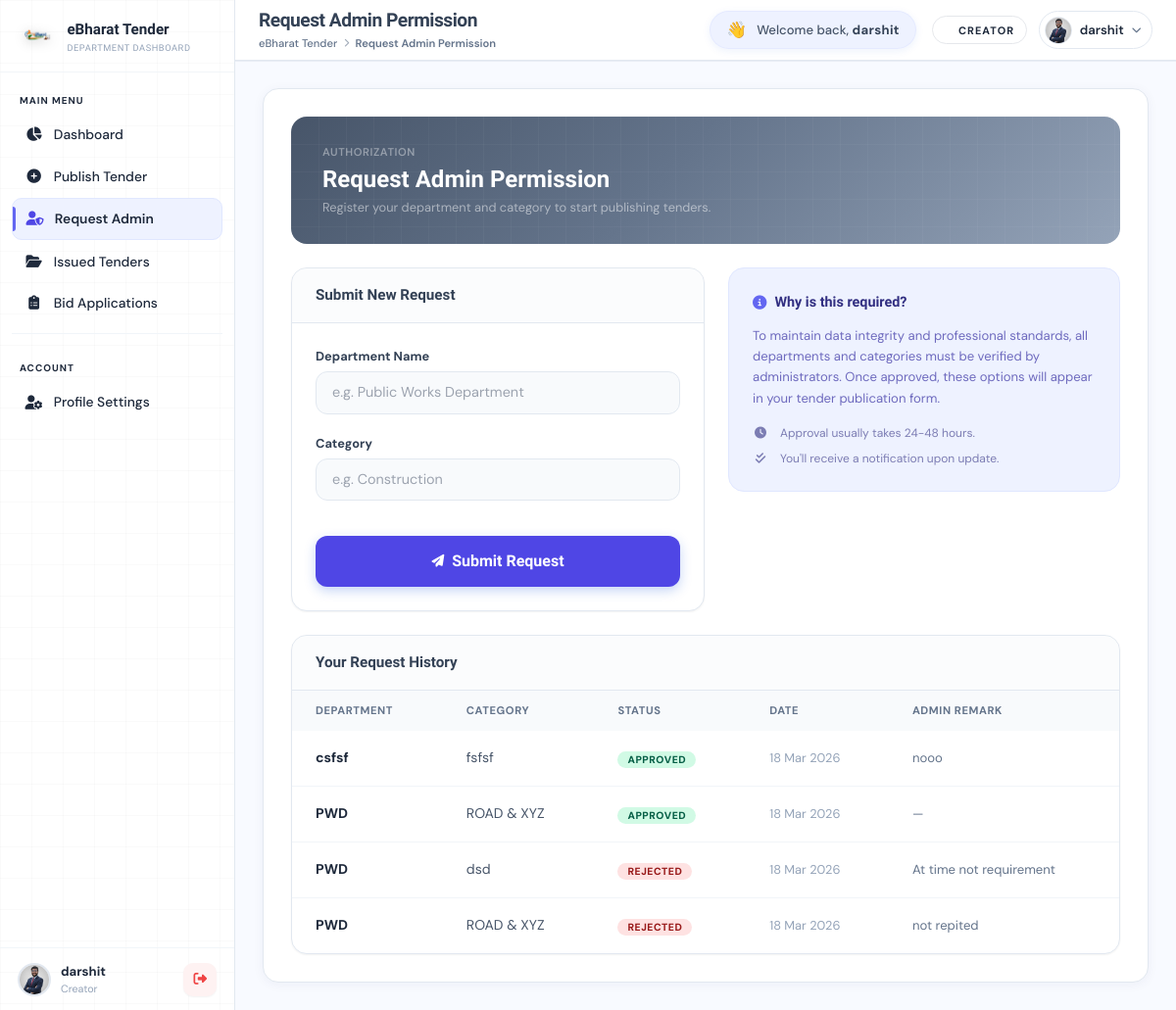
/tenders/request_admin/ (signed in), run on an earlier commit of the app's database.
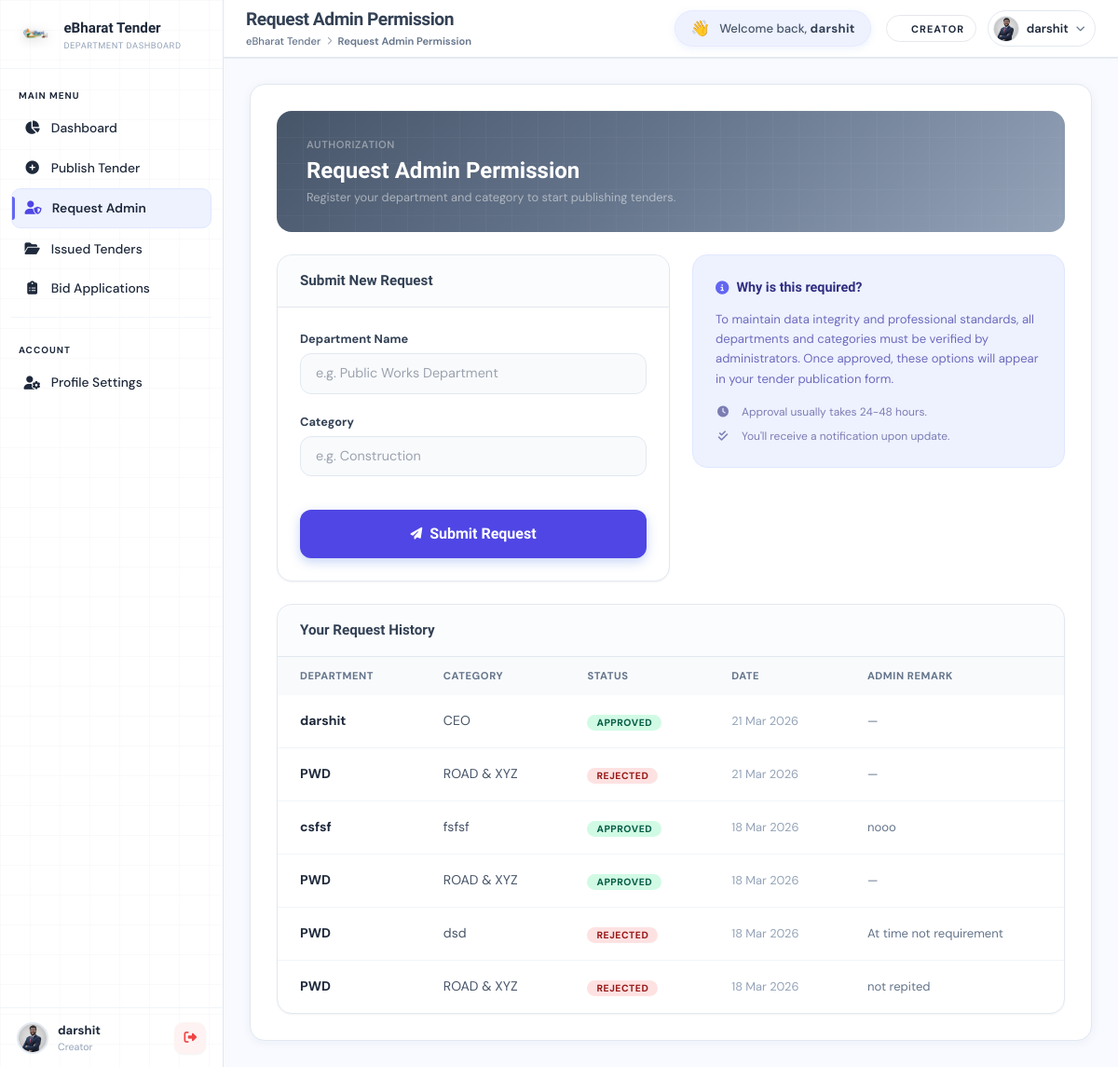
And on a later commit of the database.
### accounts/models.py (models this page shows, shortened)
class AdminRequest(models.Model):
    STATUS_CHOICES = (
        ('pending', 'Pending'),
        ('approved', 'Approved'),
        ('rejected', 'Rejected'),
    )
    user = models.ForeignKey(User, on_delete=models.CASCADE)
    department_name = models.CharField(max_length=100)
    category_name = models.CharField(max_length=100)
    status = models.CharField(max_length=20, choices=STATUS_CHOICES, default='pending')
    admin_remark = models.TextField(blank=True, null=True)
    created_at = models.DateTimeField(auto_now_add=True)

### tenders/views.py (the view, shortened to what this page needs)
# urls.py: path("request_admin/", views.request_admin, name="request_admin"),
@login_required
def request_admin(request):
    requests = AdminRequest.objects.filter(user=request.user).order_by("-created_at")
    return render(request, 'admin_request.html', {
        'page_title': 'Request Admin Permission',
        'requests': requests
    })

### accounts/context_processors.py (called while the page is built)
def notifications(request):
    if request.user.is_authenticated:
        user_notifications = Notification.objects.filter(user=request.user).order_by('-created_at')
        unread_count = user_notifications.filter(is_read=False).count()
        return {
            'notifications': user_notifications,
            'unread_count': unread_count,
        }
    return {
        'notifications': [],
        'unread_count': 0,
    }

### tenders/templates/admin_request.html (shortened to what the changed rows need)
{% extends 'base1.html' %}
{% block content %}
<div class="p-4 sm:p-7 flex flex-col gap-6">
  <div class="ar-header relative rounded-2xl overflow-hidden px-8 py-7"
       style="background: linear-gradient(135deg, #475569 0%, #64748b 45%, #94a3b8 100%);">
    <div class="relative z-[1]">
      <h1 class="font-sora text-[1.5rem] font-extrabold text-white leading-tight">Request Admin Permission</h1>
    </div>
  </div>
  <div class="bg-white border border-slate-200 rounded-2xl overflow-hidden shadow-sm">
    <div class="overflow-x-auto">
      <table class="w-full text-left border-collapse">
        <thead class="bg-slate-50">
          <tr>
            <th class="px-6 py-3 text-[0.7rem] font-bold uppercase tracking-wider text-slate-500">Department</th>
            <th class="px-6 py-3 text-[0.7rem] font-bold uppercase tracking-wider text-slate-500">Category</th>
            <th class="px-6 py-3 text-[0.7rem] font-bold uppercase tracking-wider text-slate-500">Status</th>
            <th class="px-6 py-3 text-[0.7rem] font-bold uppercase tracking-wider text-slate-500">Date</th>
            <th class="px-6 py-3 text-[0.7rem] font-bold uppercase tracking-wider text-slate-500">Admin Remark</th>
          </tr>
        </thead>
        <tbody class="divide-y divide-slate-100">
          {% for req in requests %}
          <tr class="hover:bg-slate-50/50">
            <td class="px-6 py-4 font-bold text-slate-800 text-[0.88rem]">{{ req.department_name }}</td>
            <td class="px-6 py-4 text-slate-600 text-[0.88rem]">{{ req.category_name }}</td>
            <td class="px-6 py-4">
              <span class="px-2.5 py-0.5 rounded-full text-[0.65rem] font-extrabold uppercase tracking-wider
                           status-{{ req.status }}">
                {{ req.status }}
              </span>
            </td>
            <td class="px-6 py-4 text-slate-400 text-[0.8rem]">{{ req.created_at|date:"d M Y" }}</td>
            <td class="px-6 py-4 text-[0.82rem] text-slate-500">{{ req.admin_remark|default:"—" }}</td>
          </tr>
          {% empty %}
          <tr>
            <td colspan="5" class="px-6 py-12 text-center text-slate-400 text-[0.9rem]">
              No request history found.
            </td>
          </tr>
          {% endfor %}
        </tbody>
      </table>
    </div>
  </div>
</div>
{% endblock %}

What changed in the data, as far as the page shows it:
added AdminRequest: department_name "darshit", category_name "CEO", status "APPROVED", created_at "21 Mar 2026", admin_remark "—"
added AdminRequest: department_name "PWD", category_name "ROAD & XYZ", status "REJECTED", created_at "21 Mar 2026", admin_remark "—"
